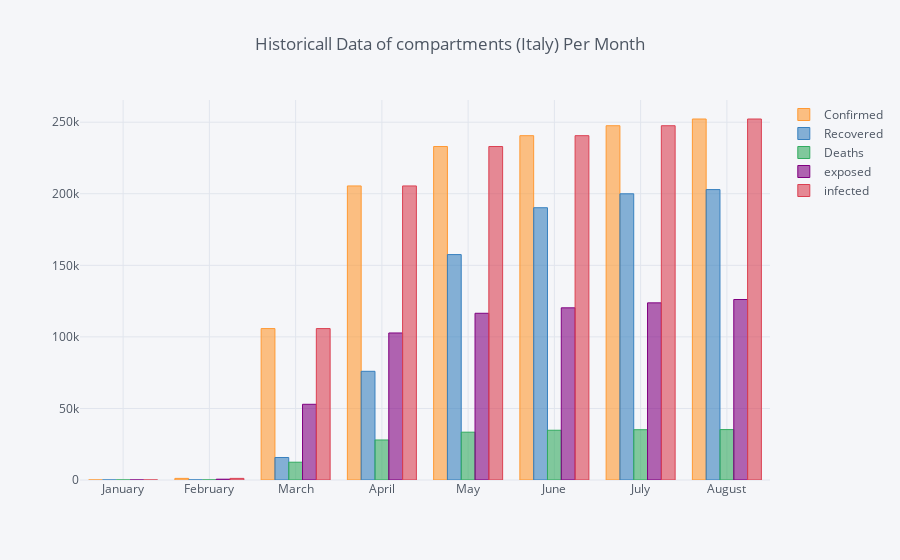

This figure's notebook cell:
### Code cell
df1.groupby(df1['Date'])[["Confirmed","Recovered","Deaths","exposed","infected"]].sum().iplot(kind='bar',title = 'Historicall Data of compartments (Italy) Per Month')

### Figure 1 — Plotly figure (JSON) as saved in the notebook; plotly's stock layout.template omitted (floating-point values rounded to 4 significant figures)
{"data": [{"marker": {"color": "rgba(255, 153, 51, 0.6)", "line": {"color": "rgba(255, 153, 51, 1.0)", "width": 1}}, "name": "Confirmed", "orientation": "v", "text": "", "type": "bar", "uid": "5b21bfe1-ab73-4b1f-be42-f42f0f14a53c", "x": ["January", "February", "March", "April", "May", "June", "July", "August"], "y": [2, 1128, 105792, 205463, 232997, 240578, 247537, 252235]}, {"marker": {"color": "rgba(55, 128, 191, 0.6)", "line": {"color": "rgba(55, 128, 191, 1.0)", "width": 1}}, "name": "Recovered", "orientation": "v", "text": "", "type": "bar", "uid": "3bfec2e6-0fbb-482f-b7da-90a6288129dc", "x": ["January", "February", "March", "April", "May", "June", "July", "August"], "y": [0, 46, 15729, 75945, 157507, 190248, 199974, 202923]}, {"marker": {"color": "rgba(50, 171, 96, 0.6)", "line": {"color": "rgba(50, 171, 96, 1.0)", "width": 1}}, "name": "Deaths", "orientation": "v", "text": "", "type": "bar", "uid": "a87a175d-08c8-47fe-a824-31a27bf7d5c7", "x": ["January", "February", "March", "April", "May", "June", "July", "August"], "y": [0, 29, 12428, 27967, 33415, 34767, 35141, 35231]}, {"marker": {"color": "rgba(128, 0, 128, 0.6)", "line": {"color": "rgba(128, 0, 128, 1.0)", "width": 1}}, "name": "exposed", "orientation": "v", "text": "", "type": "bar", "uid": "e0d5ccb0-6029-48f4-a41d-8c299f894cdc", "x": ["January", "February", "March", "April", "May", "June", "July", "August"], "y": [1, 564, 52896, 102700.0, 116500.0, 120289, 123800.0, 126100.0]}, {"marker": {"color": "rgba(219, 64, 82, 0.6)", "line": {"color": "rgba(219, 64, 82, 1.0)", "width": 1}}, "name": "infected", "orientation": "v", "text": "", "type": "bar", "uid": "bad13c8d-fb01-48fb-9de5-30254b619a30", "x": ["January", "February", "March", "April", "May", "June", "July", "August"], "y": [2, 1128, 105792, 205463, 232997, 240578, 247537, 252235]}], "layout": {"legend": {"bgcolor": "#F5F6F9", "font": {"color": "#4D5663"}}, "paper_bgcolor": "#F5F6F9", "plot_bgcolor": "#F5F6F9", "title": {"font": {"color": "#4D5663"}, "text": "Historicall Data of compartments (Italy) Per Month"}, "xaxis": {"gridcolor": "#E1E5ED", "showgrid": true, "tickfont": {"color": "#4D5663"}, "title": {"font": {"color": "#4D5663"}, "text": ""}, "zerolinecolor": "#E1E5ED"}, "yaxis": {"gridcolor": "#E1E5ED", "showgrid": true, "tickfont": {"color": "#4D5663"}, "title": {"font": {"color": "#4D5663"}, "text": ""}, "zerolinecolor": "#E1E5ED"}}}
